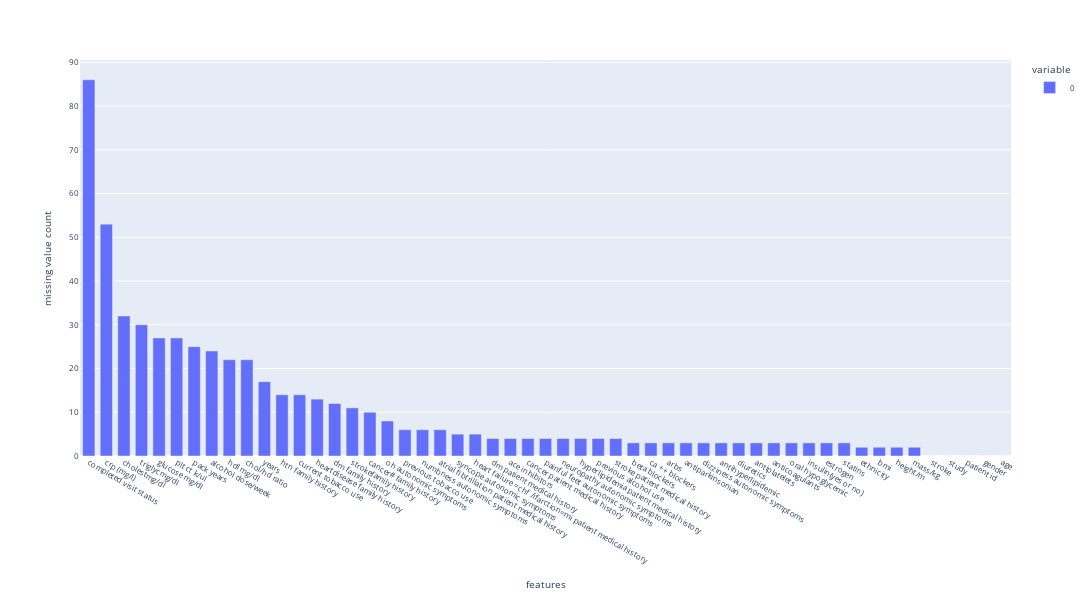

The code cell stored with this chart in its notebook:
### Code cell
get_plot_na(merged_v8, 0)

### Figure 1 — Plotly figure (JSON) as saved in the notebook; plotly's stock layout.template omitted (floating-point values rounded to 4 significant figures)
{"data": [{"alignmentgroup": "True", "hovertemplate": "variable=0<br>features=%{x}<br>missing value count=%{y}<extra></extra>", "legendgroup": "0", "marker": {"color": "#636efa", "pattern": {"shape": ""}}, "name": "0", "offsetgroup": "0", "orientation": "v", "showlegend": true, "textposition": "auto", "type": "bar", "x": ["completed visit status", "crp (mg/l)", "cholestmg/dl", "triglycmg/dl", "glucose mg/dl", "plt ct k/ul", "pack years", "alcohol dose/week", "hdl mg/dl", "chol/hd ratio", "years", "htn family history", "current tobacco use", "heartdisease family history", "dm family history", "strokefamily history", "cancer# family history", "oh autonomic symptoms", "previous tobacco use", "numbness autonomic symptoms", "atrial fibtrillation patient medical history", "syncope autonomic symptoms", "heart failure =chf /ifarction=mi patient medical history", "dm patient medical history", "ace inhibitors", "cancer patient medical history", "painful feet autonomic symptoms", "neuropathy autonomic symptoms", "hyperlipidemia patient medical history", "previous alcohol use", "stroke patient medical history", "beta blockers", "ca ++ blockers", "arbs", "antiparkinsonian", "dizziness autonomic symptoms", "antihyperlipidemic", "diuretics", "antiplatelets", "anticoagulants", "oral hypoglycemic", "insulin(yes or no)", "estrogen", "statins", "ethnicity", "bmi", "height/m", "mass/kg", "stroke", "study", "patient id", "gender", "age"], "xaxis": "x", "y": [86, 53, 32, 30, 27, 27, 25, 24, 22, 22, 17, 14, 14, 13, 12, 11, 10, 8, 6, 6, 6, 5, 5, 4, 4, 4, 4, 4, 4, 4, 4, 3, 3, 3, 3, 3, 3, 3, 3, 3, 3, 3, 3, 3, 2, 2, 2, 2, 0, 0, 0, 0, 0], "yaxis": "y"}], "layout": {"bargap": 0.3, "barmode": "relative", "font": {"size": 8}, "height": 600, "legend": {"title": {"text": "variable"}, "tracegroupgap": 0}, "margin": {"t": 60}, "width": 2000, "xaxis": {"anchor": "y", "domain": [0, 1], "title": {"text": "features"}}, "yaxis": {"anchor": "x", "domain": [0, 1], "title": {"text": "missing value count"}}}}
